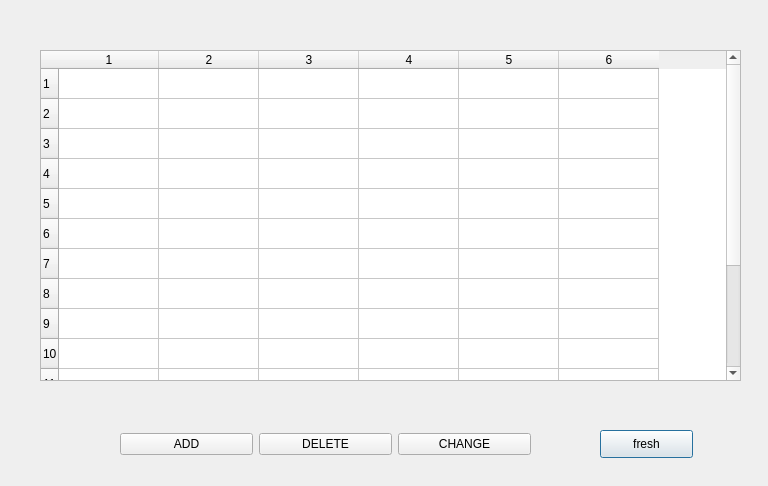
<?xml version="1.0" encoding="UTF-8"?>
<ui version="4.0">
 <class>Dialog</class>
 <widget class="QDialog" name="Dialog">
  <property name="geometry">
   <rect>
    <x>0</x>
    <y>0</y>
    <width>768</width>
    <height>486</height>
   </rect>
  </property>
  <property name="windowTitle">
   <string>Dialog</string>
  </property>
  <widget class="QTableWidget" name="tableWidget">
   <property name="geometry">
    <rect>
     <x>40</x>
     <y>50</y>
     <width>701</width>
     <height>331</height>
    </rect>
   </property>
   <property name="rowCount">
    <number>15</number>
   </property>
   <property name="columnCount">
    <number>6</number>
   </property>
   <row/>
   <row/>
   <row/>
   <row/>
   <row/>
   <row/>
   <row/>
   <row/>
   <row/>
   <row/>
   <row/>
   <row/>
   <row/>
   <row/>
   <row/>
   <column/>
   <column/>
   <column/>
   <column/>
   <column/>
   <column/>
  </widget>
  <widget class="QPushButton" name="fresh">
   <property name="geometry">
    <rect>
     <x>600</x>
     <y>430</y>
     <width>93</width>
     <height>28</height>
    </rect>
   </property>
   <property name="text">
    <string>fresh</string>
   </property>
  </widget>
  <widget class="QWidget" name="horizontalLayoutWidget">
   <property name="geometry">
    <rect>
     <x>120</x>
     <y>409</y>
     <width>411</width>
     <height>71</height>
    </rect>
   </property>
   <layout class="QHBoxLayout" name="horizontalLayout">
    <item>
     <widget class="QPushButton" name="add">
      <property name="text">
       <string>ADD</string>
      </property>
     </widget>
    </item>
    <item>
     <widget class="QPushButton" name="delete_2">
      <property name="text">
       <string>DELETE</string>
      </property>
     </widget>
    </item>
    <item>
     <widget class="QPushButton" name="change">
      <property name="text">
       <string>CHANGE</string>
      </property>
     </widget>
    </item>
   </layout>
  </widget>
 </widget>
 <resources/>
 <connections/>
</ui>
